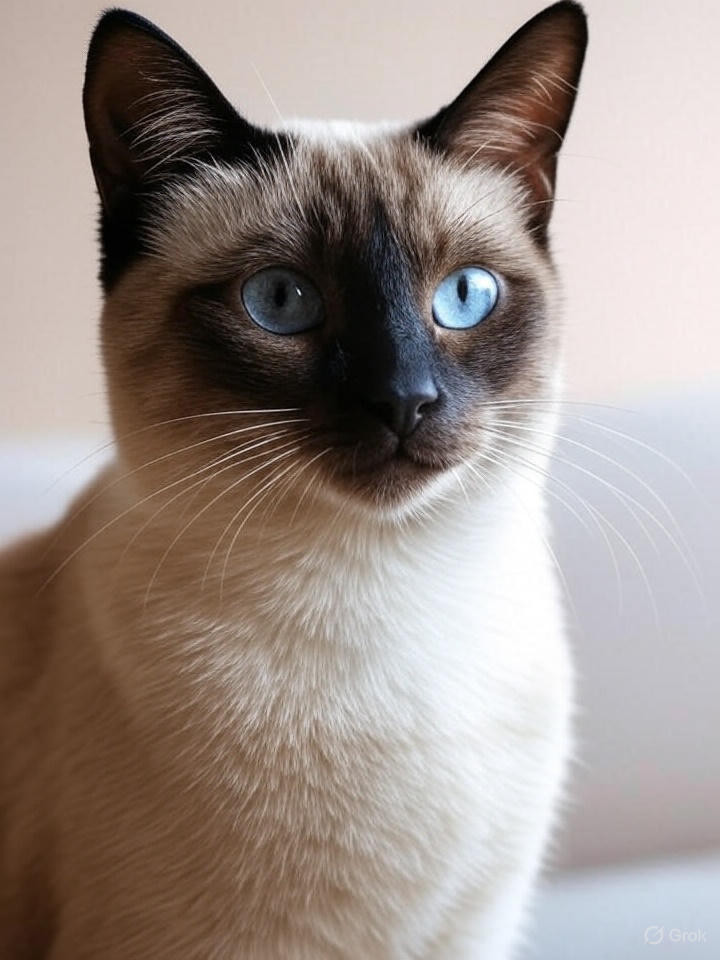
#> input picture Image Enhancement Spatial Domain/assets/Image.jpeg, 720 x 960 px
$ jupyter execute Convolution.ipynb
#> lines starting #> are read from the running program, lines starting #| are printed output that depends on the picture; after the words box and inside, x2 and y2 are one past the last pixel; in counts of white or black regions, pixels touching at a corner belong together
# Noise Filtering in Images

Real-world images often suffer from different types of noise.
Blurring (smoothing) techniques can help to remove noise while trying to preserve important details like edges.

We will look at three common noise types:
1. Salt & Pepper Noise
2. Gaussian Noise
3. Speckle Noise

For each, we will generate noisy images and apply the most effective filter.

✅ **Key Rule:**
- **Bigger kernel size = stronger denoising effect.**
- Some filters also depend on **sigma** (Gaussian) or the type of noise being targeted.

[cell 1]
import cv2
import numpy as np
import matplotlib.pyplot as plt

# Helper function to show two images side by side
def show_compare(title1, img1, title2, img2):
    plt.figure(figsize=(10,5))
    plt.subplot(1,2,1)
    plt.imshow(cv2.cvtColor(img1, cv2.COLOR_BGR2RGB))
    plt.title(title1)
    plt.axis("off")

    plt.subplot(1,2,2)
    plt.imshow(cv2.cvtColor(img2, cv2.COLOR_BGR2RGB))
    plt.title(title2)
    plt.axis("off")
    plt.show()

# Load base image
image = cv2.imread("assets/Image.jpeg")
#> image is the input picture: shape (960, 720, 3); mean B, G, R 138.4, 144.1, 155.9

## 🔹 1. Salt & Pepper Noise + Median Filter

**Salt & Pepper Noise**:
- Appears as random **white and black pixels** scattered in the image.
- Common in transmission errors and low-quality image sensors.
- Works by replacing each pixel with the **median** of surrounding pixels.
- Very effective at removing salt-and-pepper noise.
- **To increase effect:**
  - Increase the **kernel size** (must be odd: 3, 5, 7...).
  - Larger kernel sizes remove more noise but may also blur edges.

**Best Filter**:
- **Median Blur**: replaces each pixel with the median of surrounding pixels.
- Works well because the median ignores extreme black/white pixel outliers.

[cell 2]
# Add Salt & Pepper noise
noisy_sp = image.copy()
row, col, _ = noisy_sp.shape
#> row = 960; col = 720
num_noise = 5000
for i in range(num_noise):
    y = np.random.randint(0, row)
    x = np.random.randint(0, col)
    noisy_sp[y, x] = [0,0,0] if np.random.randint(2) == 0 else [255,255,255]
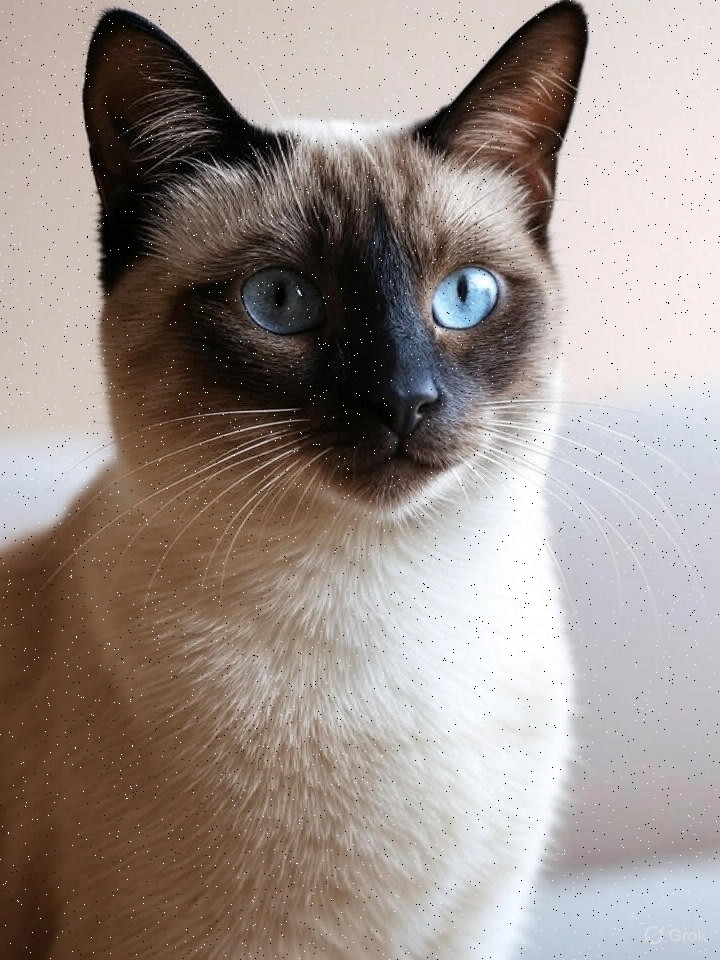
#> noisy_sp: shape (960, 720, 3); 0.72% of pixels changed, all inside (x1, y1, x2, y2) = (0, 0, 720, 960)

# Apply Median Blur
denoised_sp = cv2.medianBlur(noisy_sp, 5)

# Compare
show_compare("Salt & Pepper Noise", noisy_sp, "Median Filter", denoised_sp)

## 🔹 2. Gaussian Noise + Gaussian Filter

**Gaussian Noise**
- Appears as **grainy variations** across the image.
- Common in low light conditions and sensor heating.
- Uses a Gaussian kernel to smooth the image.
- Good for reducing Gaussian noise and softening details.
- **To increase effect:**
  - Increase the **kernel size** (e.g., from 3x3 to 7x7).
  - Increase the **sigma (standard deviation)** value for stronger smoothing.

**Best Filter → Gaussian Blur**
- Smooths out pixel intensity variations using a Gaussian kernel.
- Produces natural-looking denoising results.

[cell 3]
# Add Gaussian noise
gaussian_noise = np.random.normal(0, 25, image.shape).astype(np.int16)
noisy_gaussian = image.astype(np.int16) + gaussian_noise
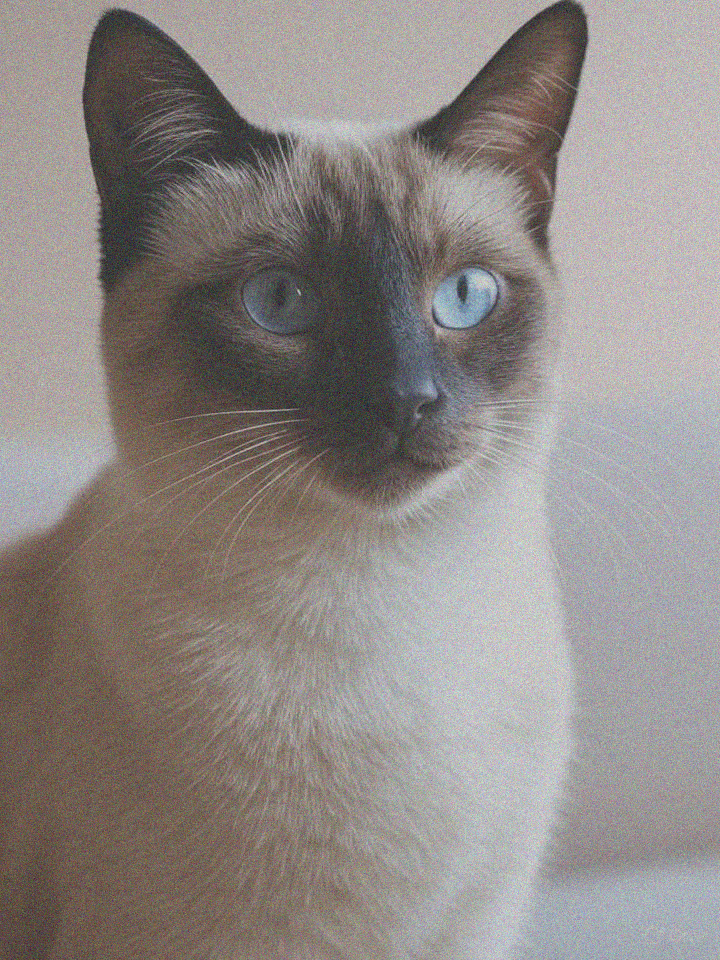
#> noisy_gaussian: shape (960, 720, 3) int16; mean B, G, R 138.5, 144.2, 156; drawn with min black and max white
noisy_gaussian = np.clip(noisy_gaussian, 0, 255).astype(np.uint8)

# Apply Gaussian Blur
denoised_gaussian = cv2.GaussianBlur(noisy_gaussian, (7,7), 0)

# Compare
show_compare("Gaussian Noise", noisy_gaussian, "Gaussian Filter", denoised_gaussian)

## 🔹 3. Speckle Noise + Bilateral Filter

**Speckle Noise**
- Appears as **random multiplicative spots** on the image.
- Common in radar, sonar, and ultrasound images.
- Commonly reduced using filters such as **median** or **Gaussian blur**.
- Works by averaging or smoothing random multiplicative noise.
- **To increase effect:**
  - Increase the **kernel size** in the chosen filter (median or Gaussian).
  - Larger kernels produce stronger noise suppression.

**Best Filter → Bilateral Filter**
- Reduces noise while **preserving edges**.
- Unlike Gaussian/Median blur, it maintains sharp boundaries.

[cell 4]
# Add Speckle noise (multiplicative)
speckle = np.random.randn(*image.shape) * 0.2  # noise strength
noisy_speckle = image + image * speckle
noisy_speckle = np.clip(noisy_speckle, 0, 255).astype(np.uint8)
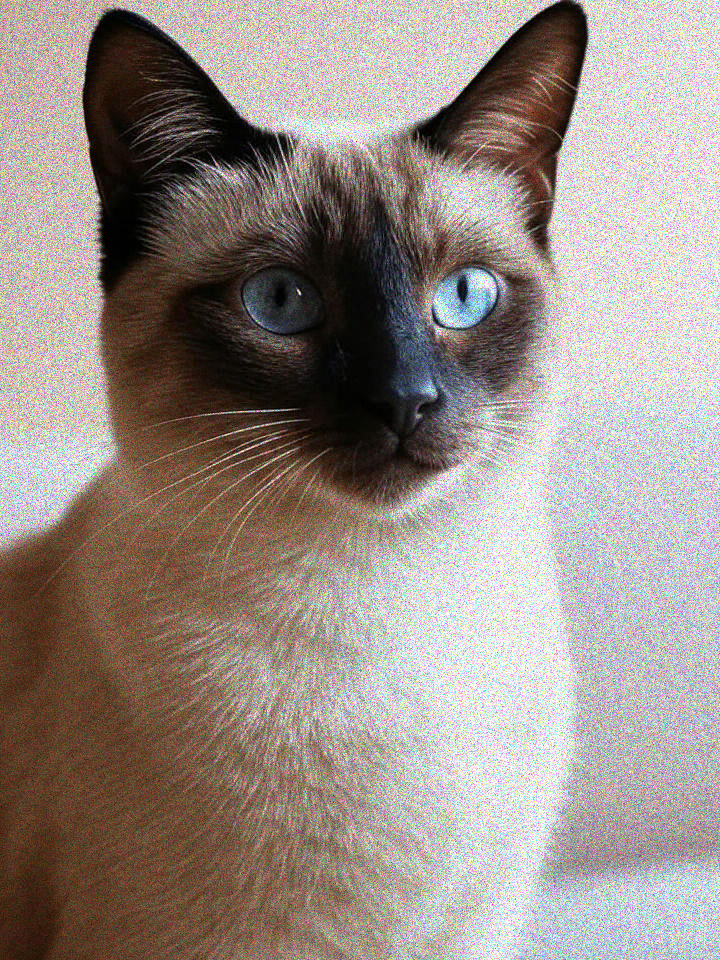
#> noisy_speckle: shape (960, 720, 3); mean B, G, R 135.2, 141.2, 152.5

# Apply Bilateral Filter
denoised_speckle = cv2.bilateralFilter(noisy_speckle, 9, 75, 75)

# Compare
show_compare("Speckle Noise", noisy_speckle, "Bilateral Filter", denoised_speckle)
#> call 3 of show_compare, with title1 = 'Speckle Noise', title2 = 'Bilateral Filter'
#> in show_compare (call 3), `plt.show()`:
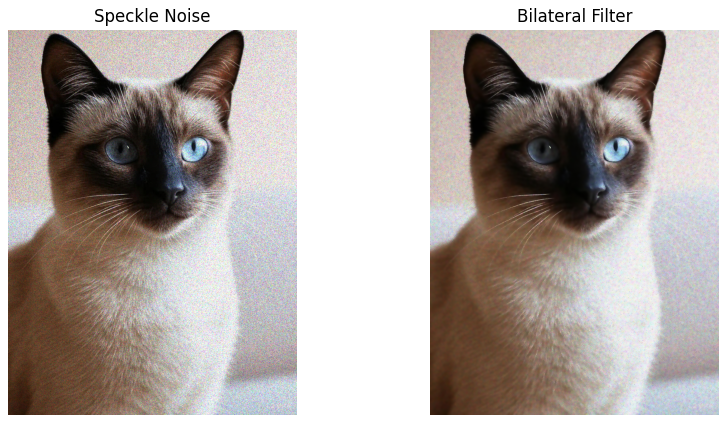
#> figure drawn by matplotlib, 2 panels

## 🔹 3. Poison Noise + Filterred (Gaussian)
- Poisson noise (also called **shot noise**) occurs in images due to random variations in photon detection.
- It is more common in low-light or scientific imaging.
- To reduce Poisson noise, smoothing filters such as **Gaussian Blur** or **Median Filtering** are typically used.

**To increase filtering effect:**
- Increase the **kernel size** in the Gaussian or Median filter.
- Increase the **sigma** value in Gaussian blur for stronger denoising.

[cell 5]
# Normalize RGB image to [0,1]
image_norm = image / 255.0

# Add Poisson noise channel-wise
poisson_noise = np.random.poisson(image_norm * 30) / 30.0
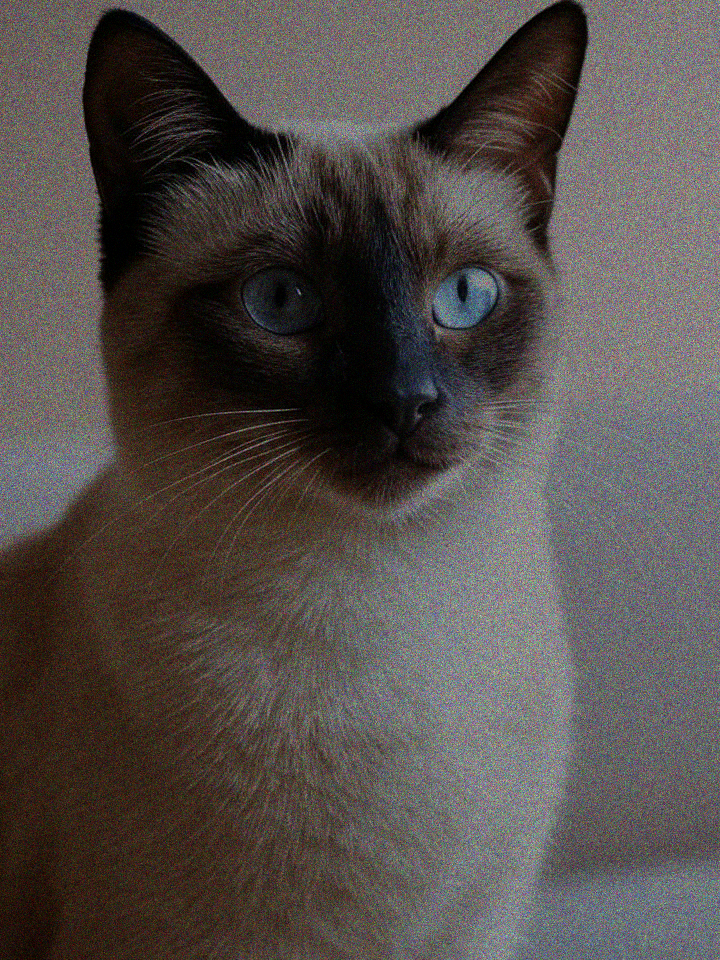
#> poisson_noise: shape (960, 720, 3) float64; mean B, G, R 0.543, 0.565, 0.611; drawn with min black and max white
poisson_noise = np.clip(poisson_noise, 0, 1)
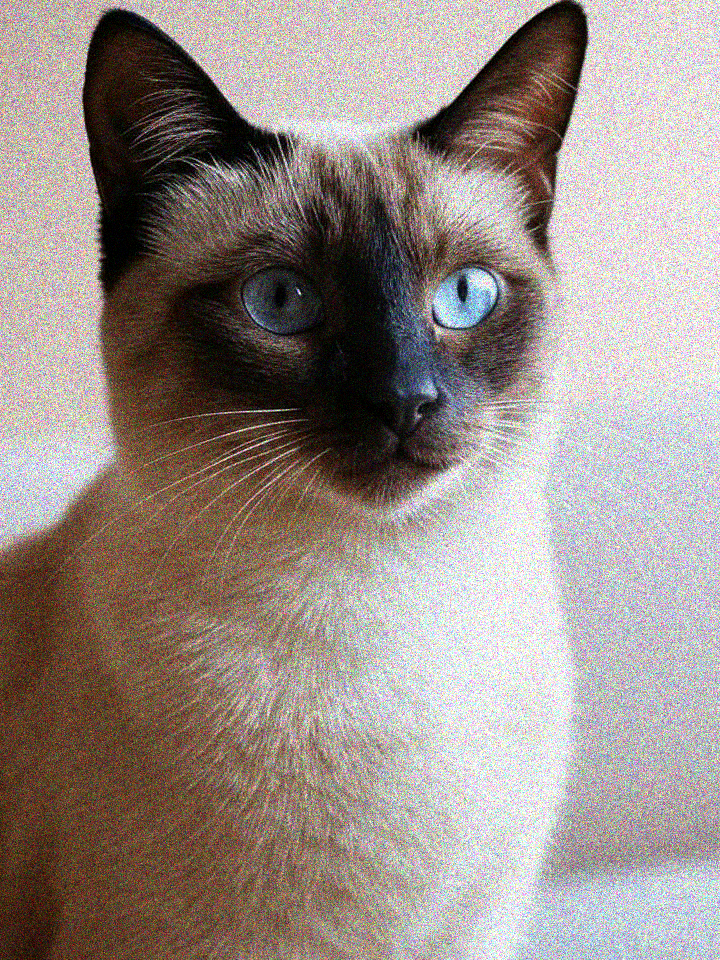
#> poisson_noise: shape (960, 720, 3) float64; mean B, G, R 0.532, 0.555, 0.6

# Convert back to uint8
poisson_noisy = (poisson_noise * 255).astype(np.uint8)

# Apply Gaussian filter to reduce Poisson noise
poisson_filtered = cv2.GaussianBlur(poisson_noisy, (5, 5), 1)

# Compare noisy vs filtered
show_compare("Poisson Noise", poisson_noisy, "Filtered (Gaussian)", poisson_filtered)

[cell 6]
plt.figure(figsize=(12,8))

titles = ["Salt and Paper", "Gaussian", "Speckle", "Poisson"]
images = [denoised_sp, denoised_gaussian, denoised_speckle, poisson_filtered]

for i in range(4):
    plt.subplot(1,4,i+1)
    img = images[i]
    plt.imshow(cv2.cvtColor(img, cv2.COLOR_BGR2RGB))
    plt.title(titles[i])
    plt.axis("off")

plt.tight_layout()
plt.show()
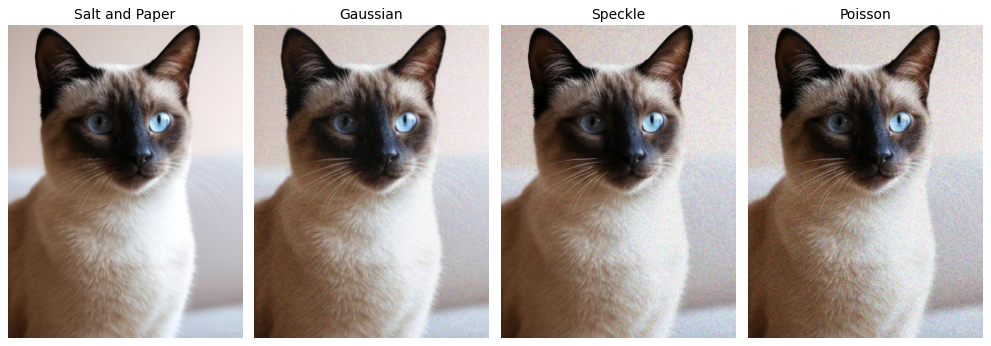
#> figure drawn by matplotlib, 4 panels
